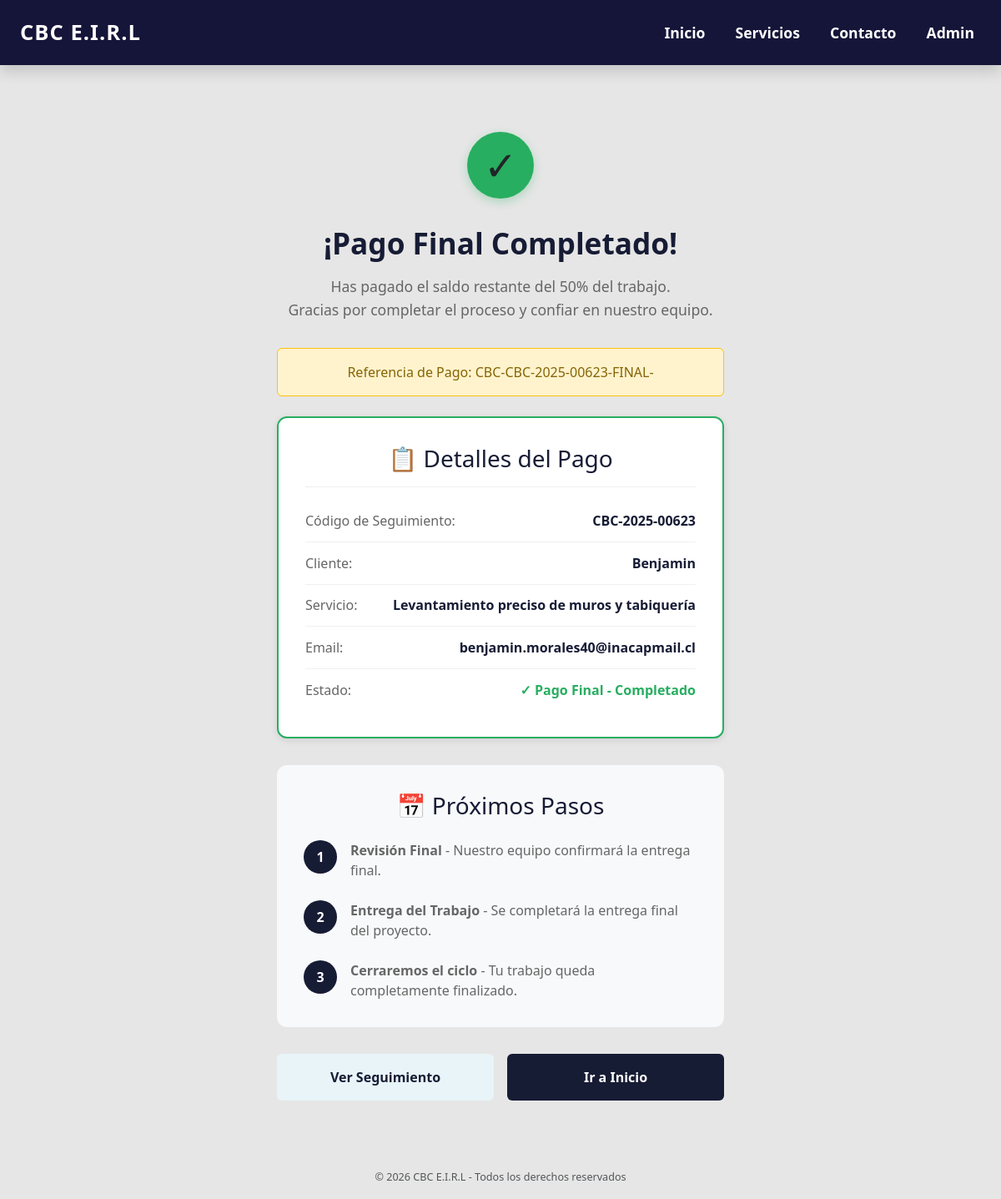
Page /seguimiento/CBC-2025-00623/pago-final-completado/ on the earlier database version.
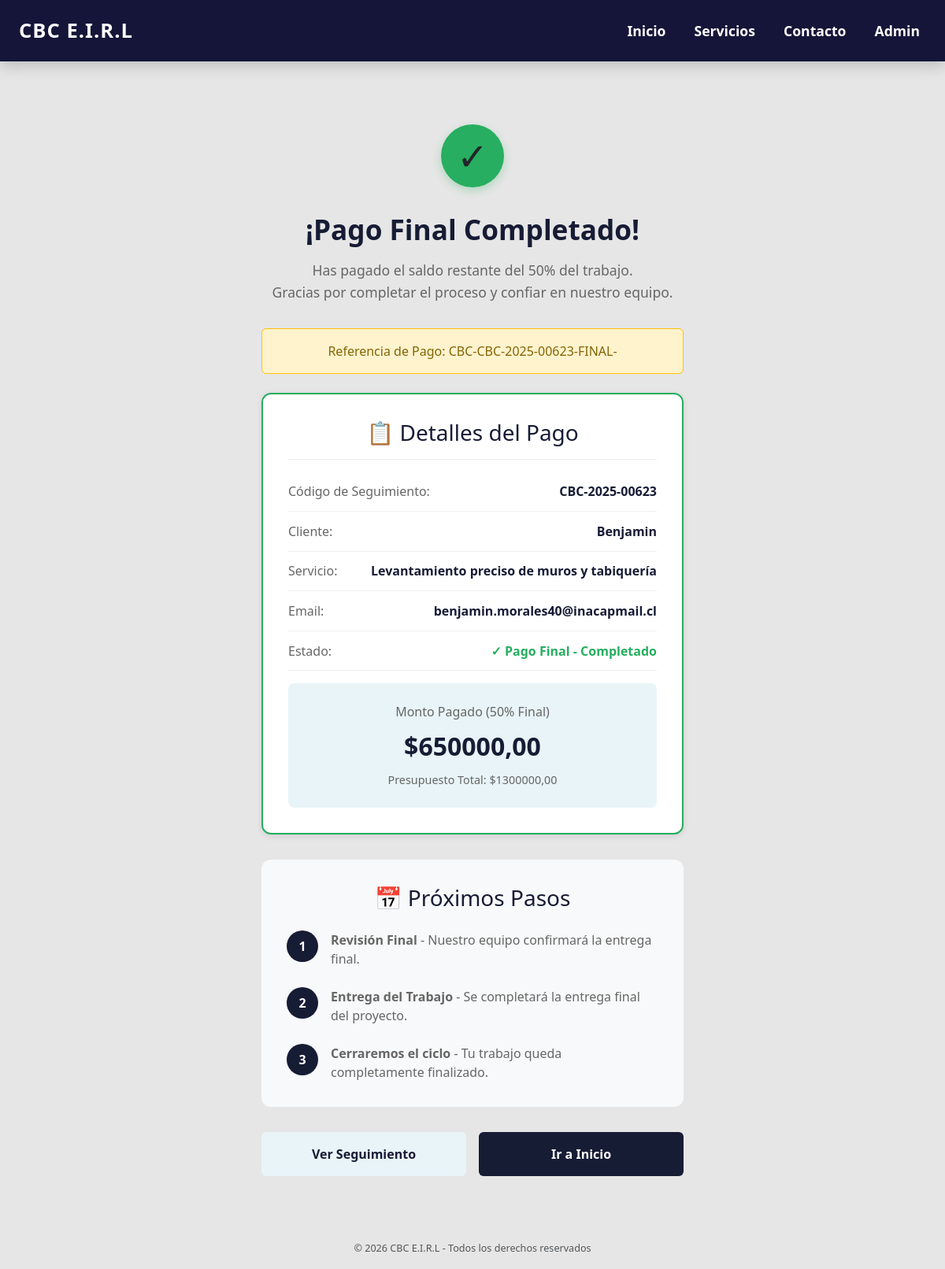
Same page on the later database version.
### core/models.py (models this page shows, shortened)
class Presupuesto(models.Model):
    solicitud = models.OneToOneField(
        SolicitudInformacion,
        on_delete=models.CASCADE,
        related_name='presupuesto'
    )
    archivo = models.FileField(upload_to='presupuestos/', null=True, blank=True)
    fecha = models.DateField(auto_now_add=True)
    total = models.DecimalField(max_digits=12, decimal_places=2, null=True, blank=True)

### core/views.py (the view)
# urls.py: path('seguimiento/<str:codigo>/pago-final-completado/', views.pago_final_completado, name='pago_final_completado'),
def pago_final_completado(request, codigo):
    solicitud = get_object_or_404(SolicitudInformacion, codigo_seguimiento=codigo)
    presupuesto = getattr(solicitud, 'presupuesto', None)
    monto_final = presupuesto.total / 2 if presupuesto and presupuesto.total else 0
    return render(request, "pago_final_completado.html", {
        "solicitud": solicitud,
        "presupuesto": presupuesto,
        "monto_final": monto_final
    })

### templates/pago_final_completado.html (shortened to what this page needs)
{% extends "base.html" %}
{% load static %}
{% block content %}
<div class="confirmation-container">
  <div class="success-icon">✓</div>
  <h1 class="confirmation-title">¡Pago Final Completado!</h1>
  <p class="confirmation-message">
    Has pagado el saldo restante del 50% del trabajo.<br>
    Gracias por completar el proceso y confiar en nuestro equipo.
  </p>
  <div class="confirmation-number">
    Referencia de Pago: CBC-{{ solicitud.codigo_seguimiento }}-FINAL-{{ now|date:'YmdHis' }}
  </div>
  <div class="confirmation-card">
    <h3>📋 Detalles del Pago</h3>
    <div class="confirmation-item">
      <span class="confirmation-label">Código de Seguimiento:</span>
      <span class="confirmation-value">{{ solicitud.codigo_seguimiento }}</span>
    </div>
    <div class="confirmation-item">
      <span class="confirmation-label">Cliente:</span>
      <span class="confirmation-value">{{ solicitud.nombre }}</span>
    </div>
    <div class="confirmation-item">
      <span class="confirmation-label">Servicio:</span>
      <span class="confirmation-value">{{ solicitud.servicio.titulo }}</span>
    </div>
    <div class="confirmation-item">
      <span class="confirmation-label">Email:</span>
      <span class="confirmation-value">{{ solicitud.email }}</span>
    </div>
    <div class="confirmation-item">
      <span class="confirmation-label">Estado:</span>
      <span class="confirmation-value" style="color: #27ae60;">
        ✓ Pago Final - Completado
      </span>
    </div>
    {% if presupuesto and presupuesto.total %}
    <div class="amount-box">
      <div class="amount-label">Monto Pagado (50% Final)</div>
      <div class="amount-value">${{ monto_final|floatformat:2 }}</div>
      <p style="color: #666; font-size: 0.9rem; margin-top: 0.5rem; margin-bottom: 0;">
        Presupuesto Total: ${{ presupuesto.total|floatformat:2 }}
      </p>
    </div>
    {% endif %}
  </div>
  <div class="next-steps">
    <h3>📅 Próximos Pasos</h3>
    <div class="step-item">
      <div class="step-number">1</div>
      <div class="step-content">
        <p><strong>Revisión Final</strong> - Nuestro equipo confirmará la entrega final.</p>
      </div>
    </div>
    <div class="step-item">
      <div class="step-number">2</div>
      <div class="step-content">
        <p><strong>Entrega del Trabajo</strong> - Se completará la entrega final del proyecto.</p>
      </div>
    </div>
    <div class="step-item">
      <div class="step-number">3</div>
      <div class="step-content">
        <p><strong>Cerraremos el ciclo</strong> - Tu trabajo queda completamente finalizado.</p>
      </div>
    </div>
  </div>
  <div class="button-group">
    <a href="{% url 'seguimiento' solicitud.codigo_seguimiento %}" class="btn btn-secondary">Ver Seguimiento</a>
    <a href="{% url 'inicio' %}" class="btn btn-primary">Ir a Inicio</a>
  </div>
</div>
{% endblock %}

Differences in the rows shown:
added Presupuesto: total "1300000,00"
Other differences:
{{ monto_final|floatformat:2 }}: (not shown) → "650000,00"
text now shown: "Monto Pagado (50% Final) $ Presupuesto Total: $"
